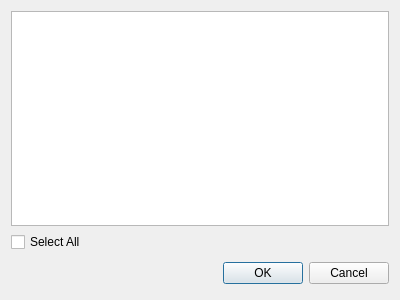
<?xml version="1.0" encoding="UTF-8"?>
<ui version="4.0">
 <class>LoadFromFolderDialog</class>
 <widget class="QDialog" name="LoadFromFolderDialog">
  <property name="geometry">
   <rect>
    <x>0</x>
    <y>0</y>
    <width>400</width>
    <height>300</height>
   </rect>
  </property>
  <property name="windowTitle">
   <string>Dialog</string>
  </property>
  <layout class="QVBoxLayout" name="verticalLayout">
   <item>
    <widget class="QListWidget" name="listWidget"/>
   </item>
   <item>
    <widget class="QCheckBox" name="checkBox">
     <property name="text">
      <string>Select All</string>
     </property>
    </widget>
   </item>
   <item>
    <layout class="QHBoxLayout">
     <property name="spacing">
      <number>6</number>
     </property>
     <property name="leftMargin">
      <number>0</number>
     </property>
     <property name="topMargin">
      <number>0</number>
     </property>
     <property name="rightMargin">
      <number>0</number>
     </property>
     <property name="bottomMargin">
      <number>0</number>
     </property>
     <item>
      <spacer>
       <property name="orientation">
        <enum>Qt::Horizontal</enum>
       </property>
       <property name="sizeHint" stdset="0">
        <size>
         <width>131</width>
         <height>31</height>
        </size>
       </property>
      </spacer>
     </item>
     <item>
      <widget class="QPushButton" name="okButton">
       <property name="text">
        <string>OK</string>
       </property>
      </widget>
     </item>
     <item>
      <widget class="QPushButton" name="cancelButton">
       <property name="text">
        <string>Cancel</string>
       </property>
      </widget>
     </item>
    </layout>
   </item>
  </layout>
 </widget>
 <resources/>
 <connections>
  <connection>
   <sender>okButton</sender>
   <signal>clicked()</signal>
   <receiver>LoadFromFolderDialog</receiver>
   <slot>accept()</slot>
   <hints>
    <hint type="sourcelabel">
     <x>278</x>
     <y>253</y>
    </hint>
    <hint type="destinationlabel">
     <x>96</x>
     <y>254</y>
    </hint>
   </hints>
  </connection>
  <connection>
   <sender>cancelButton</sender>
   <signal>clicked()</signal>
   <receiver>LoadFromFolderDialog</receiver>
   <slot>reject()</slot>
   <hints>
    <hint type="sourcelabel">
     <x>369</x>
     <y>253</y>
    </hint>
    <hint type="destinationlabel">
     <x>179</x>
     <y>282</y>
    </hint>
   </hints>
  </connection>
 </connections>
</ui>
